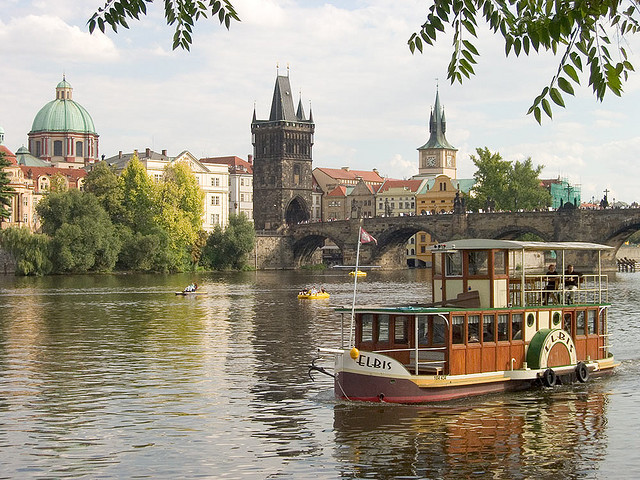
%> input picture Seam_Carving/inputSeamCarvingPrague.jpg, 640 x 480 px
$ octave seam_carving_increase_height.m   (GNU Octave 9; MATLAB toolbox functions it lacks are replaced by stand-ins)
%> lines starting %> are read from the running program, lines starting %| are printed output that depends on the picture
### Seam_Carving/energy_img.m
function energyImg = energy_img(im)
    Img = im2double(im);
    Img = rgb2gray(Img);
    [dx,dy] = gradient(Img);
    energyImg = sqrt(dx.*dx + dy.*dy);
end

### Seam_Carving/cumulative_min_energy_map.m
function cumulativeEnergyMap = cumulative_min_energy_map(energyImg,seamDirection)
  if strcmp(seamDirection,'VERTICAL')
    [no_row,no_column]=size(energyImg);
    cumulativeEnergyMap = zeros(no_row,no_column);
    cumulativeEnergyMap(1,:) = energyImg(1,:);
    for r=2:no_row
      for c=1:no_column
           if c == 1
            cumulativeEnergyMap(r,c)= energyImg(r,c)+min([cumulativeEnergyMap(r-1,c),cumulativeEnergyMap(r-1,c+1)]);
           elseif c == no_column
            cumulativeEnergyMap(r,c)= energyImg(r,c)+min([cumulativeEnergyMap(r-1,c-1),cumulativeEnergyMap(r-1,c)]);
           else
            cumulativeEnergyMap(r,c)= energyImg(r,c)+min([cumulativeEnergyMap(r-1,c-1),cumulativeEnergyMap(r-1,c),cumulativeEnergyMap(r-1,c+1)]);
           end
      end
    end
  elseif strcmp(seamDirection,'HORIZONTAL')
    [no_row,no_column]=size(energyImg);
    cumulativeEnergyMap = zeros(no_row,no_column);
    cumulativeEnergyMap(:,1) = energyImg(:,1);
    for c=2:no_column
      for r=1:no_row
           if r == 1
            cumulativeEnergyMap(r,c)= energyImg(r,c)+min([cumulativeEnergyMap(r,c-1),cumulativeEnergyMap(r+1,c-1)]);
           elseif r == no_row
            cumulativeEnergyMap(r,c)= energyImg(r,c)+min([cumulativeEnergyMap(r,c-1),cumulativeEnergyMap(r-1,c-1)]);
           else
            cumulativeEnergyMap(r,c)= energyImg(r,c)+min([cumulativeEnergyMap(r-1,c-1),cumulativeEnergyMap(r,c-1),cumulativeEnergyMap(r+1,c-1)]);
           end
        end
      end
  end
end

### Seam_Carving/find_horizontal_seam.m
function horizontalSeam = find_horizontal_seam(cumulativeEnergyMap)
[no_row,no_column]=size(cumulativeEnergyMap);
[min_value,r] = min(cumulativeEnergyMap(:,no_column));
horizontalSeam(no_column) = r;
for j = no_column-1:-1:1

        if horizontalSeam(j+1) == 1
            V = [Inf,cumulativeEnergyMap(horizontalSeam(j+1),j),cumulativeEnergyMap(horizontalSeam(j+1)+1,j)];
        elseif horizontalSeam(j+1) == no_row
            V = [cumulativeEnergyMap(horizontalSeam(j+1)-1,j),cumulativeEnergyMap(horizontalSeam(j+1),j),Inf];
        else
            V = [cumulativeEnergyMap(horizontalSeam(j+1)-1,j),cumulativeEnergyMap(horizontalSeam(j+1),j),cumulativeEnergyMap(horizontalSeam(j+1)+1,j)];
        end
        [min_value,min_index] = min(V);
        if min_index == 1
            c = horizontalSeam(j+1)-1;
        elseif min_index == 3
            c = horizontalSeam(j+1)+1;
        else
            c = horizontalSeam(j+1);
        end
        horizontalSeam(j)=c;
end
end

### Seam_Carving/increase_height.m
function [increasedColorImg,increasedEnergyImg] = increase_height(im,energyImg)
  cumulativeEnergyMap = cumulative_min_energy_map(energyImg,'HORIZONTAL');
  horizontalSeam = find_horizontal_seam(cumulativeEnergyMap);
  [no_row,no_column] = size(im);
   for j=1:3
     for i=1:no_column
        if horizontalSeam(i) == 1
            A = im(1,i,j);
            B = im(1:no_row,i,j);
            C = vertcat(A,B);
           increasedColorImg(:,i,j)= C(:,i,j);
        elseif horizontalSeam(i) == no_row
            A = im(1:no_row,i,j);
            B = im(no_row,i,j);
            C = vertcat(A,B);
           increasedColorImg(:,i,j)= C(:,i,j);
        else
            A = im(1:horizontalSeam(i),i,j);
            B = 0.5*(im(horizontalSeam(i),i,j)+im(horizontalSeam(i)+1,i,j));
            D = im(horizontalSeam(i)+1:no_row,i,j);
            C = vertcat(A,B,D);
           increasedColorImg(:,i,j)= C(:,i,j);
        end
      end
   end
    increasedEnergyImg = energy_img(increasedColorImg);
end

### Seam_Carving/seam_carving_increase_height.m
im = imread('inputSeamCarvingPrague.jpg');
%> im is the input picture: size 480x640x3 uint8; mean R, G, B 156.6, 149.6, 132.7
energyImg = energy_img(im);
%> in energy_img, `Img = rgb2gray(Img);`:
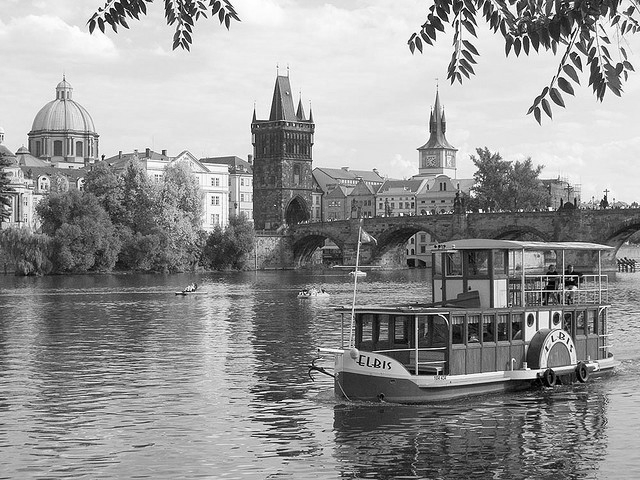
%> Img: size 480x640 double; min 0, max 1, mean 0.587
%> in energy_img, `[dx,dy] = gradient(Img);`:
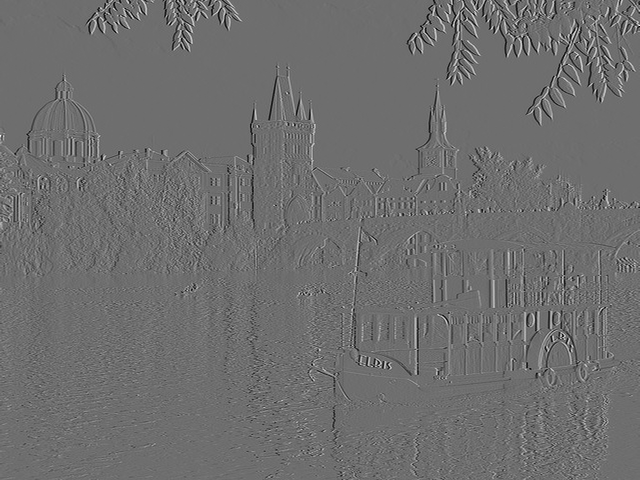
%> dx: size 480x640 double; min -0.542, max 0.709, mean 0.000284; drawn with min black and max white
%> in energy_img, `[dx,dy] = gradient(Img);`:
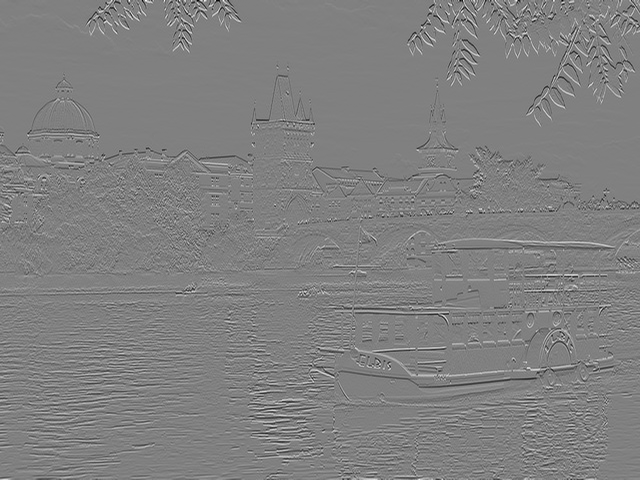
%> dy: size 480x640 double; min -0.712, max 0.702, mean -0.000285; drawn with min black and max white
%> in energy_img, `energyImg = sqrt(dx.*dx + dy.*dy);`:
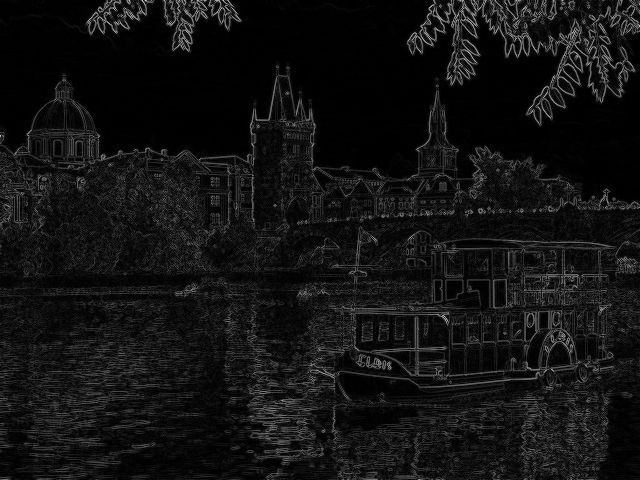
%> energyImg: size 480x640 double; min 0, max 0.801, mean 0.0741
im = im2double(im);
[newimg,newreducedimg] = increase_height(im,energyImg);
%> after the loop in cumulative_min_energy_map, `for c=2:no_column`:
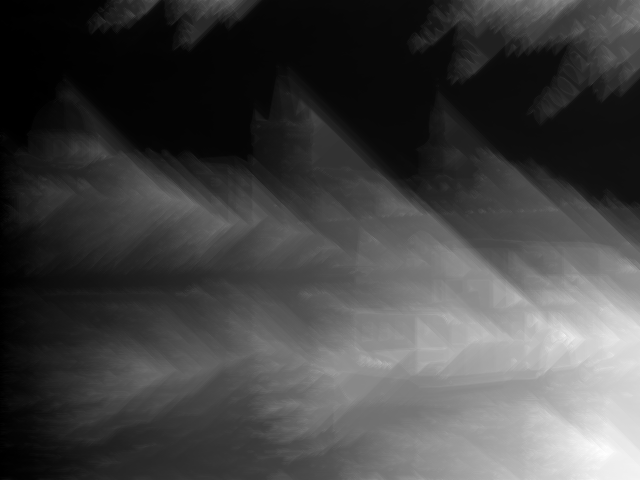
%> cumulativeEnergyMap: size 480x640 double; min 0, max 15.65, mean 4.19; drawn with min black and max white
%> in find_horizontal_seam, `[min_value,r] = min(cumulativeEnergyMap(:,no_column));`: min_value = 0.898; r = 132
%> the loop in find_horizontal_seam, `for j = no_column-1:-1:1` made 639 passes
%> (V, min_value, min_index, c) on passes 1 to 12: ([0.899 0.898 0.899], 0.898, 2, 132), ([0.899 0.898 0.899], 0.898, 2, 132), ([0.899 0.898 0.899], 0.898, 2, 132), ([0.899 0.898 0.899], 0.898, 2, 132), ([0.899 0.898 0.899], 0.898, 2, 132), ([0.899 0.898 0.899], 0.898, 2, 132), ([0.899 0.898 0.899], 0.898, 2, 132), ([0.897 0.897 0.897], 0.897, 2, 132), ([0.895 0.895 0.895], 0.895, 3, 133), ([0.895 0.895 0.895], 0.895, 2, 133), ([0.895 0.895 0.895], 0.895, 2, 133), ([0.895 0.895 0.895], 0.895, 2, 133)
%> after the loop in find_horizontal_seam, `for j = no_column-1:-1:1`: V = [0.00495 0.00166 0.00316]; c = 63; horizontalSeam = 640 values, max 140 at index 555, min 50 at index 253, mean 85.77
%> the run ends on the next line

$ run again, with Seam_Carving/inputSeamCarvingMall.jpg copied over Seam_Carving/inputSeamCarvingPrague.jpg
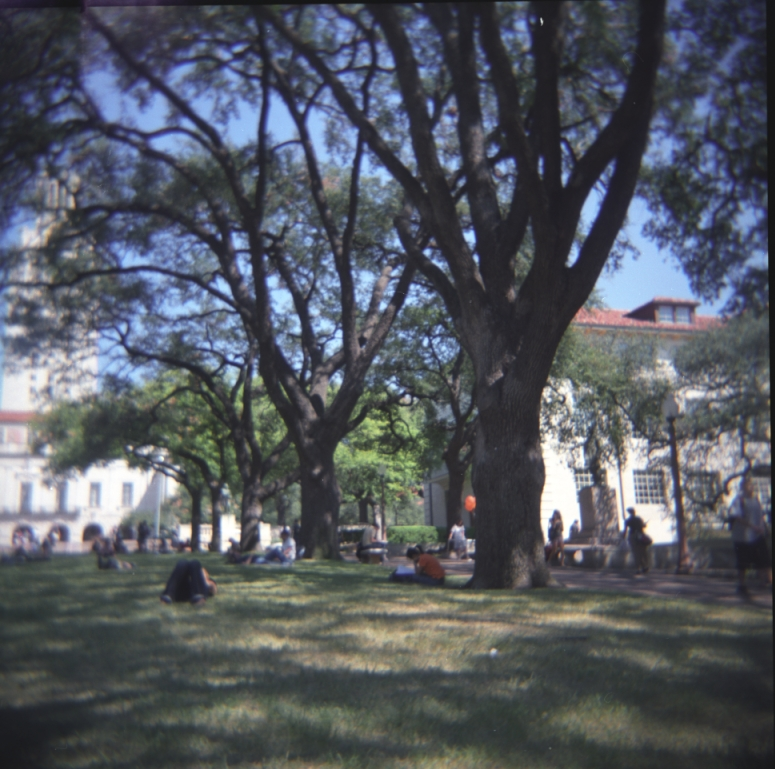
%> input picture Seam_Carving/inputSeamCarvingMall.jpg, 775 x 769 px
%> im is the input picture: size 769x775x3 uint8; mean R, G, B 83.8, 88.4, 96.4
%> in energy_img, `energyImg = sqrt(dx.*dx + dy.*dy);`:
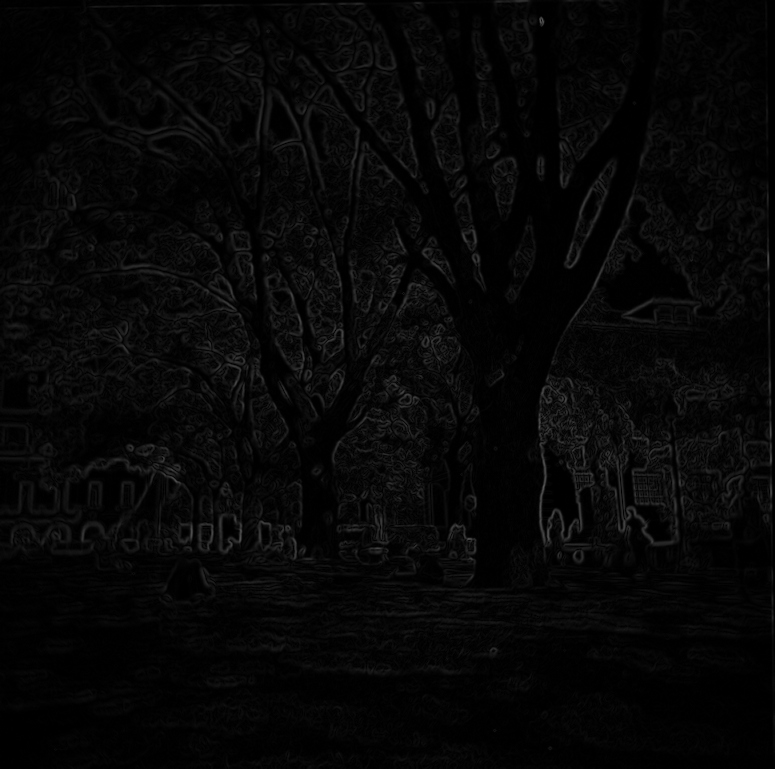
%> energyImg: size 769x775 double; min 0, max 0.338, mean 0.0276
%> after the loop in cumulative_min_energy_map, `for c=2:no_column`:
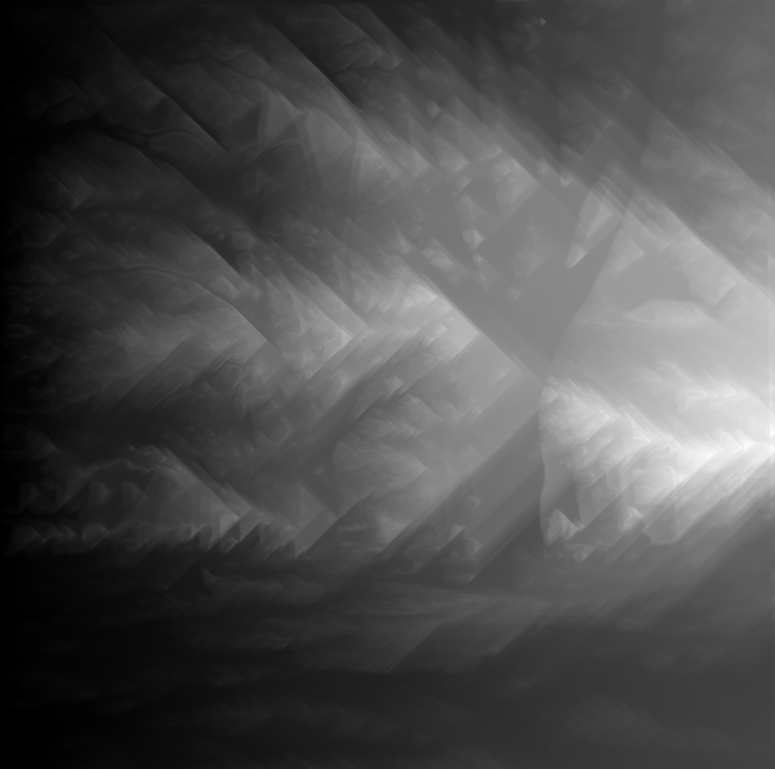
%> cumulativeEnergyMap: size 769x775 double; min 0, max 7.79, mean 2.4; drawn with min black and max white
%> in find_horizontal_seam, `[min_value,r] = min(cumulativeEnergyMap(:,no_column));`: min_value = 2.03; r = 699
%> the loop in find_horizontal_seam, `for j = no_column-1:-1:1` made 774 passes
%> (V, min_value, min_index, c) on passes 1 to 8: ([2.02 2.02 2.01], 2.01, 3, 700), ([2 1.99 1.99], 1.99, 3, 701), ([1.99 1.99 1.99], 1.99, 1, 700), ([1.98 1.99 1.99], 1.98, 1, 699), ([1.98 1.98 1.99], 1.98, 1, 698), ([1.98 1.98 1.98], 1.98, 1, 697), ([1.98 1.98 1.98], 1.98, 2, 697), ([1.98 1.98 1.98], 1.98, 3, 698)
%> after the loop in find_horizontal_seam, `for j = no_column-1:-1:1`: V = [0 0 0]; c = 737; horizontalSeam = 775 values, max 743 at index 20, min 677 at index 712, mean 699.4
